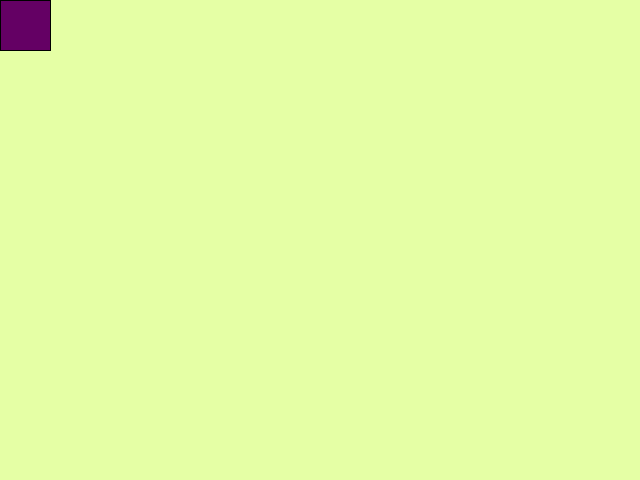
Frame 1 (no input)
Frame 60 (the mouse pressed at the canvas centre just before this capture): identical to frame 1, image omitted
Frame 120 (the mouse held since frame 60 and released just before this capture): identical to frame 1, image omitted

The Processing sketch that drew this single still picture (run headless with seeded random() and noise(); from frame 60 on, the mouse is pressed at the canvas centre):

// Processing sketch: block
// ── block.pde
//GLOBAL//
color bgColour = #E5FFA5;

  //init player//
int playerSize = 50; //no = FULL SIZE as rectMode is CENTER
int initPos = playerSize/2;
float movSpeed = 3;
Player p = new Player(initPos, initPos, playerSize, playerSize);

void setup() {
  size(640, 480);
  frameRate(60);
}

void draw() {
  background(bgColour);
  
  p.drawPlayer();
  p.movePlayer();
}

// ── Obstacle.pde
class Obstacle{
  float xPos, yPos;
  int xSize, ySize;
  
  Obstacle(float xPos, float yPos, int xSize, int ySize){
    this.xPos = xPos;
    this.yPos = yPos;
    this.xSize = xSize;
    this.ySize = ySize;
  }
  
  void drawObstacle(){
    rectMode(CENTER);
    fill(0,100,0);
    rect(xPos, yPos, xSize, ySize);
  }
}

// ── Player.pde
class Player {
  float xPos, yPos;
  int xSize, ySize;

  Player(float xPos, float yPos, int xSize, int ySize) {
    this.xPos = xPos;
    this.yPos = yPos;
    this.xSize = xSize;
    this.ySize = ySize;
  }
  void drawPlayer() {  
    println("drawPlayer(): drawing player...");
    rectMode(CENTER);
    fill(100, 0, 100);
    rect(xPos, yPos, xSize, ySize);
  }
  void movePlayer() {
    checkBoundsOf(0,0,width,height);  //check bounds of window
      if (keyPressed) {
        if (key == 'd') {
          xPos += movSpeed;
        } else if (key == 'a') {
          xPos-=movSpeed;
        } else if (key=='s') {
          yPos+=movSpeed;
        } else if (key=='w') {
          yPos-=movSpeed;
        }
      }
    
  }
  void checkBoundsOf(int x, int y, int w, int h) {
    //PLAYER BOUNDARIES
    int lB = int(xPos)-xSize/2;
    int rB = int(xPos)+xSize/2;
    int uB = int(yPos)-ySize/2;
    int dB = int(yPos)+ySize/2;
   
    if(lB<x){
     xPos+=movSpeed; 
    }
    if(rB>width){
     xPos-=movSpeed; 
    }
    if(uB<0){
     yPos+=movSpeed; 
    }
    if(dB>height){
     yPos-=movSpeed; 
    }
  }
}
